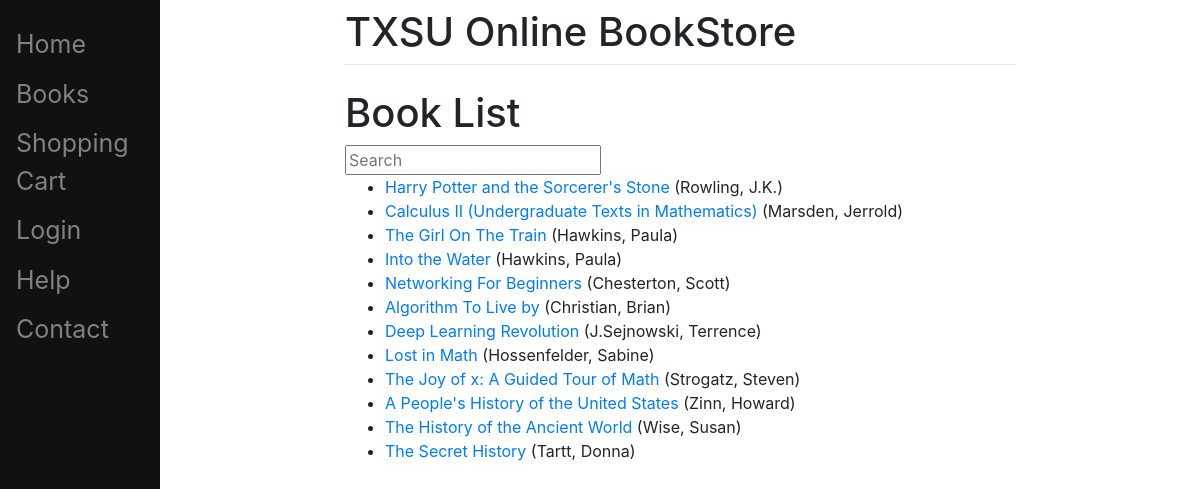
The page /booklist/ on the database its author committed.
### register/models.py (models this page shows, shortened)
class Book(models.Model):
    title = models.CharField(max_length=200)
    author = models.ForeignKey('Author', on_delete=models.SET_NULL, null=True)
    summary = models.TextField(max_length=1000, help_text='Enter a brief description of the book')
    isbn = models.CharField('ISBN', max_length=13,
                            help_text='13 Character <a href="https://www.isbn-international.org/content/what-isbn">ISBN number</a>')
    SUBJECT_LIST = (
        ('M', 'Math'),
        ('H', 'History'),
        ('C', 'Computer Science'),
        ('E', 'English'),
    )
    subject = models.CharField(max_length=1, choices=SUBJECT_LIST, blank=True, default='M')
    course_number = models.CharField(max_length=7, null=True)
    professor = models.ForeignKey('Professor', on_delete=models.SET_NULL, null=True)
    image = models.ImageField(upload_to='book_covers', blank=True)
    def get_absolute_url(self):
        return reverse('main:book-detail', args=[str(self.id)])

class Author(models.Model):
    first_name = models.CharField(max_length=100)
    last_name = models.CharField(max_length=100)
    date_of_birth = models.DateField(null=True, blank=True)
    date_of_death = models.DateField('Died', null=True, blank=True)
    class Meta:
        ordering = ['last_name', 'first_name']
    def __str__(self):
        return f'{self.last_name}, {self.first_name}'

### register/views.py (the view)
# urls.py: path('booklist/', v.BookListView.as_view(), name='books'),
class BookListView(generic.ListView):
    model = Book

### register/templates/register/book_list.html
{% extends "base.html" %}
{% block content %}
  <h1>Book List</h1>
    <form action="/booklist/search" method="get">
        <input name="book_search" type="text" placeholder="Search">
    </form>
  {% if book_list %}
  <ul>
    {% for book in book_list %}
      <li>
        <a href="{{ book.get_absolute_url }}">{{ book.title }}</a> ({{book.author}})
      </li>
    {% endfor %}
  </ul>
  {% else %}
    <p>There are no books in the library.</p>
  {% endif %}
{% endblock %}

### rows shown on the page
Book: title "Harry Potter and the Sorcerer's Stone", author "Rowling, J.K."
Book: title "Calculus II (Undergraduate Texts in Mathematics)", author "Marsden, Jerrold"
Book: title "The Girl On The Train", author "Hawkins, Paula"
Book: title "Into the Water", author "Hawkins, Paula"
Book: title "Networking For Beginners", author "Chesterton, Scott"
Book: title "Algorithm To Live by", author "Christian, Brian"
Book: title "Deep Learning Revolution", author "J.Sejnowski, Terrence"
Book: title "Lost in Math", author "Hossenfelder, Sabine"
Book: title "The Joy of x: A Guided Tour of Math", author "Strogatz, Steven"
Book: title "A People's History of the United States", author "Zinn, Howard"
Book: title "The History of the Ancient World", author "Wise, Susan"
Book: title "The Secret History", author "Tartt, Donna"
